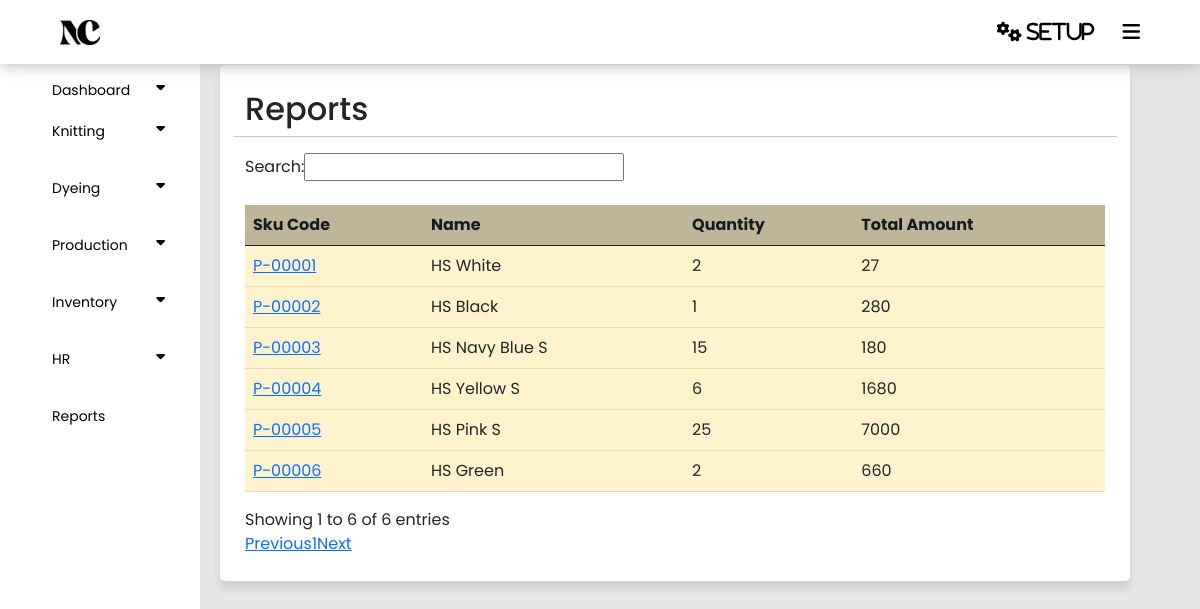
Page /panel/report.php on the committed database.
### tables this page shows
CREATE TABLE `products` (
  `Id` int(255) NOT NULL,
  `Code` varchar(255) NOT NULL,
  `Name` varchar(255) NOT NULL,
  `Measurement` varchar(255) NOT NULL,
  `Category` varchar(255) NOT NULL,
  `Sales_Price` int(11) NOT NULL,
  `Purchase_Price` int(255) NOT NULL,
  `Status` tinyint(255) NOT NULL DEFAULT 1
);

### panel/report.php (the view, shortened to what this page needs)
<?php
require('config.php');
require('index.php');
$query = "SELECT p.*,
                 SUM(CASE WHEN s.Type = 'Lost of Theft' THEN -s.Quantity ELSE s.Quantity END) AS TotalQuantity,
                 SUM(CASE WHEN s.Type = 'Lost of Theft' THEN -s.Amount ELSE s.Amount END) AS TotalAmount,
                 AVG(CASE WHEN s.Type IN ('Lost of Theft', 'Opening Stock', 'Inward Stock') THEN s.Amount ELSE 0 END) AS AvgAmount
          FROM Products p
          LEFT JOIN Stock s ON p.Id = s.P_id
          WHERE (s.Quantity > 0 OR s.Quantity = 0) AND s.Quantity IS NOT NULL
          GROUP BY p.Id";
$result = mysqli_query($connect, $query);
?>
<!DOCTYPE html>
<html lang="en">
<head>
</head>
<body>
    <section class="container">
        <div class="row justify-content-right">
            <h2>Reports</h2>
            <hr>
            <table class="table table-warning mt-4" id="example">
                <thead class="bg-warning p-2 text-dark bg-opacity-10" style="opacity: 75%;">
                    <tr>
                        <th scope="col">Sku Code</th>
                        <th scope="col">Name</th>
                        <th scope="col">Quantity</th>
                        <th scope="col">Total Amount</th>
                    </tr>
                </thead>
                <tbody class="text-dark">
                    <?php
                    while ($row = mysqli_fetch_assoc($result)) {
                        ?>
                    <tr>
                        <td><a href="showstock.php?productId=<?php echo $row['Id']; ?>"><?php echo $row['Code']; ?></a></td>
                        <td><?php echo $row['Name']; ?></td>
                        <td><?php echo $row['TotalQuantity']; ?></td>
                        <td><?php echo $row['TotalAmount']; ?></td>
                    </tr>
                    <?php
                    }
                    ?>
                </tbody>
            </table>
        </div>
    </section>
</body>
</html>

### panel/style.css (style rules this page uses)
* { padding: 0; margin: 0; }
body { background-color: #e7e7e7; font-family: "Poppins", sans-serif; }
#example { background: #000; color: #f44336; }
.container { position: relative; float: left; width: calc(100% - 290px); margin-left: 220px; margin-top: 65px; background-color: white; padding: 25px; border-radius: 5px; box-shadow: 0px 8px 8px 0px rgba(0,0,0,0.1); }

### rows in the picture
products: Code "P-00001", Name "HS White", TotalQuantity "2", TotalAmount "27"
products: Code "P-00002", Name "HS Black", TotalQuantity "1", TotalAmount "280"
products: Code "P-00003", Name "HS Navy Blue S", TotalQuantity "15", TotalAmount "180"
products: Code "P-00004", Name "HS Yellow S", TotalQuantity "6", TotalAmount "1680"
products: Code "P-00005", Name "HS Pink S", TotalQuantity "25", TotalAmount "7000"
products: Code "P-00006", Name "HS Green", TotalQuantity "2", TotalAmount "660"
